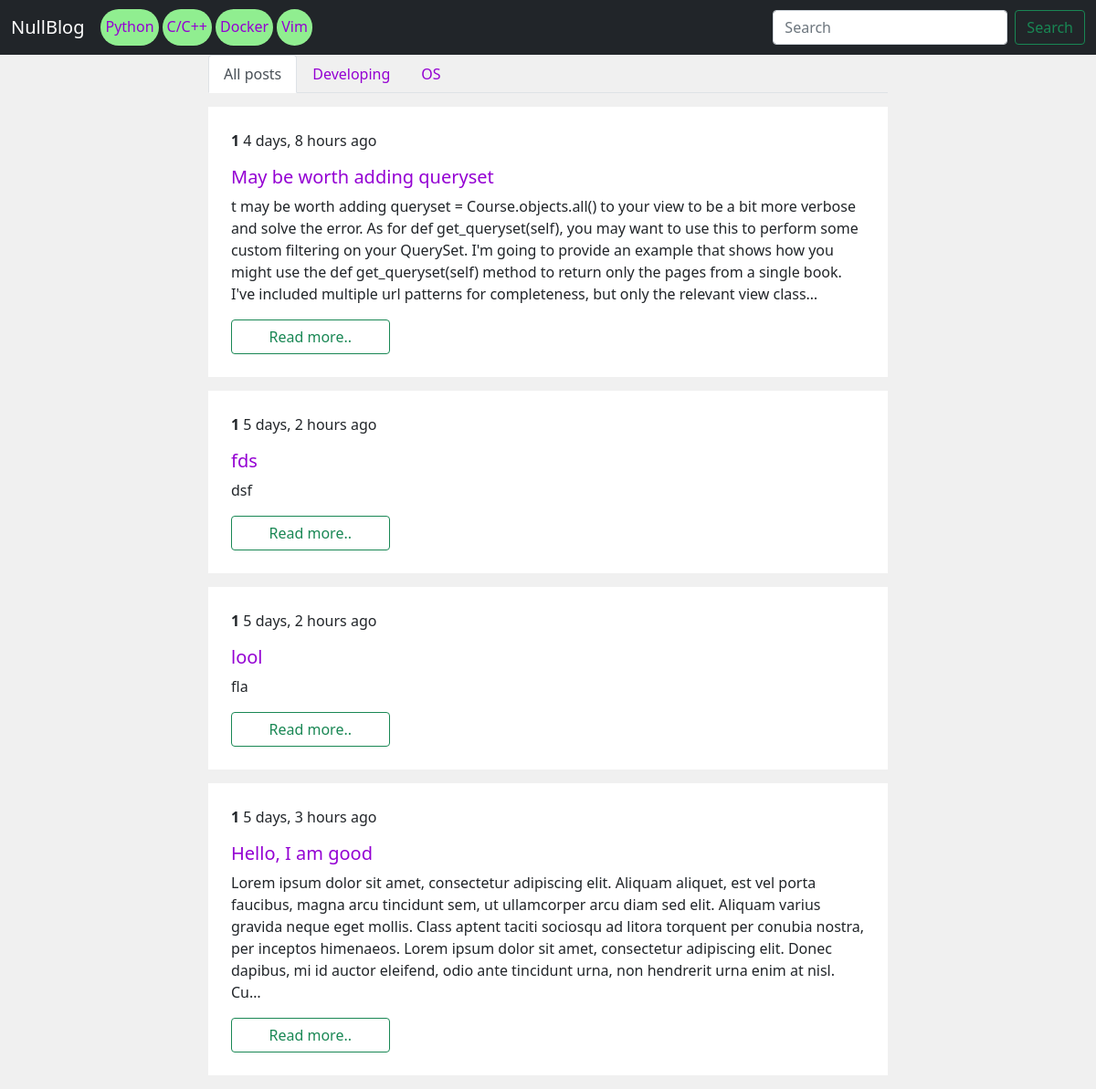
Before: / with the older database file.
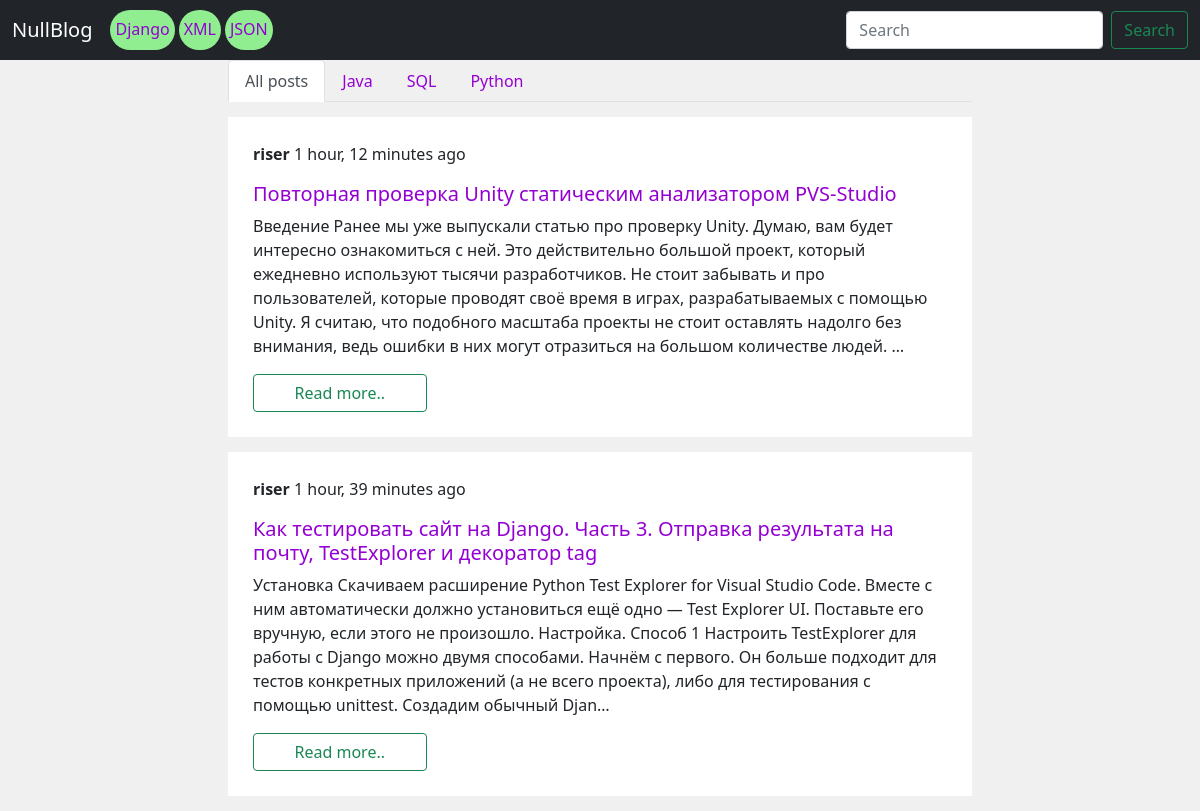
After: the same page with the newer database file.
### blog/models.py (models this page shows)
class Tag(models.Model):
    name = models.CharField(max_length=100)
    slug = models.SlugField(max_length=100)
    def __str__(self):
        return self.name

class Category(models.Model):
    name = models.CharField(max_length=100)
    slug = models.SlugField(max_length=100)
    def __str__(self):
        return self.name

class Post(models.Model):
    class NewManager(models.Manager):
        def get_queryset(self):
            return super().get_queryset().filter(status=Post.Status.PUBLISHED)
    class Status(models.TextChoices):
        DRAFT = 'draft'
        PUBLISHED = 'published'
    title = models.CharField(max_length=250)
    photo = models.ImageField(upload_to=user_directory_path, default='photos/default.png')
    category = models.ForeignKey(Category, on_delete=models.PROTECT, default=1)
    tags = models.ManyToManyField(Tag)
    slug = models.SlugField(max_length=250, unique_for_date='publish_date')
    publish_date = models.DateTimeField(default=timezone.now)
    author = models.ForeignKey(User, on_delete=models.CASCADE, related_name='blog_posts', default=User)
    content = models.TextField()
    status = models.CharField(max_length=10, choices=Status.choices, default=Status.DRAFT)
    objects = models.Manager()
    newmanager = NewManager()
    def get_absolute_url(self):
        return reverse('blog:post_single', args=[self.slug])
    class Meta:
        get_latest_by = ['publish_date']
        ordering = ['-publish_date']
    def __str__(self):
        return self.title

### blog/views.py (the view)
# urls.py: path('', views.home, name='homepage'),
def home(request):
    context = {
        'posts': models.Post.newmanager.all(),
        'categories': models.Category.objects.all(),
        'tags': models.Tag.objects.all()
    }
    return render(request, 'blog/home.html', context)

### blog/templates/blog/home.html (shortened to what this page needs)
{% extends 'base.html' %}
{% block content %}
    <div class="container">
        <div class="d-flex justify-content-center">
            <div class="col-md-8">
                <ul class="nav nav-tabs  sticky-top" style="background-color: #F0F0F0">
                    <li class="nav-item">
                        <a class="nav-link active" aria-current="page" href="{% url 'blog:homepage' %}">All posts</a>
                    </li>
                  {% for category in categories %}
                     <li class="nav-item">
                        <a class="nav-link" href="{% url 'blog:category' category.slug %}">{{ category }}</a>
                    </li>
                  {% endfor %}
                </ul>
                {% for post in posts %}
                    {% include 'inc/card.html' %}
                {% endfor %}
            </div>
            </div>
        </div>
{% endblock %}

### templates/base.html (shortened to what this page needs)
<!doctype html>
<html lang="en">
  <head>
    <link rel="stylesheet" href="https://use.fontawesome.com/releases/v5.8.1/css/all.css">
    <link href="https://cdn.jsdelivr.net/npm/bootstrap@5.1.3/dist/css/bootstrap.min.css" rel="stylesheet">
  </head>
    <body style="background-color: #F0F0F0">
    {% include 'inc/navbar.html' %}
    {% block content %}{% endblock %}
  </body>
</html>

### templates/inc/navbar.html (shortened to what this page needs)
<nav class="navbar navbar-expand-lg navbar-dark bg-dark">
  <div class="container-fluid">
    <a class="navbar-brand" href="{% url 'blog:homepage' %}">NullBlog</a>
    <div class="collapse navbar-collapse" id="navbarSupportedContent">
      <ul class="navbar-nav me-auto mb-2 mb-lg-0">
        {% for tag in tags %}
        <span style="text-size: 2px; height: 40px; border: 0px solid black; background-color: lightgreen; border-radius: 30px; margin: 2px; padding: 5px; padding-top: 7px;">
                        <a href="{% url 'blog:tag' tag.slug %}">{{ tag }}</a>
                    </span>
        {% endfor %}
      </ul>
      <form class="d-flex">
        <input class="form-control me-2" type="search" placeholder="Search" aria-label="Search">
        <button class="btn btn-outline-success" type="submit">Search</button>
      </form>
    </div>
  </div>
</nav>

### templates/inc/card.html
<div class="d-flex flex-column" style="background-color: white; padding: 25px; margin-top: 15px; margin-bottom: 15px;">
    <p><strong>{{ post.author }}</strong> {{ post.publish_date | timesince }} ago</p>
        <h5><a href="{{ post.get_absolute_url }}">{{ post | truncatechars:100}}</a></h5>
    <p>{{ post.content | truncatechars:450 }}</p>
    <a href="{% url 'blog:post_single' post.slug %}">
    <button type="button" class="btn btn-outline-success col-sm-3">Read more..</button>
    </a>
</div>

### templates/base.html (style rules this page uses)
a:link { color: darkviolet; text-decoration: none; }

Changed rows visible on the page:
removed Tag: name "Python"
removed Tag: name "C/C++"
removed Tag: name "Docker"
removed Tag: name "Vim"
removed Category: name "Developing"
removed Post: author "1", publish_date "4 days, 8 hours", title "May be worth adding queryset", content "t may be worth adding queryset = Course.objects.all() to your view to be a bit more verbose and solve the error. As for def get_queryset(self), you may want to use this to perform some custom filtering on your QuerySet. I'm going to provide an example that shows how you might use the def get_queryset(self) method to return only the pages from a single book. I've included multiple url patterns for completeness, but only the relevant view class…"
removed Post: author "1", publish_date "5 days, 2 hours", title "fds", content "dsf"
added Tag: name "Django"
added Tag: name "XML"
added Tag: name "JSON"
changed Category: name "OS" → "Java"
added Category: name "SQL"
added Category: name "Python"
changed Post: author "1" → "riser"; publish_date "5 days, 2 hours" → "1 hour, 12 minutes"; title "lool" → "Повторная проверка Unity статическим анализатором PVS-Studio"; content "fla" → "Введение Ранее мы уже выпускали статью про проверку Unity. Думаю, вам будет интересно ознакомиться с ней. Это действительно большой проект, который ежедневно используют тысячи разработчиков. Не стоит забывать и про пользователей, которые проводят своё время в играх, разрабатываемых с помощью Unity. Я считаю, что подобного масштаба проекты не стоит оставлять надолго без внимания, ведь ошибки в них могут отразиться на большом количестве людей. …"
changed Post: author "1" → "riser"; publish_date "5 days, 3 hours" → "1 hour, 39 minutes"; title "Hello, I am good" → "Как тестировать сайт на Django. Часть 3. Отправка результата на почту, TestExplorer и декоратор tag"; content "Lorem ipsum dolor sit amet, consectetur adipiscing elit. Aliquam aliquet, est vel porta faucibus, magna arcu tincidunt sem, ut ullamcorper arcu diam sed elit. Aliquam varius gravida neque eget mollis. Class aptent taciti sociosqu ad litora torquent per conubia nostra, per inceptos himenaeos. Lorem ipsum dolor sit amet, consectetur adipiscing elit. Donec dapibus, mi id auctor eleifend, odio ante tincidunt urna, non hendrerit urna enim at nisl. Cu…" → "Установка Скачиваем расширение Python Test Explorer for Visual Studio Code. Вместе с ним автоматически должно установиться ещё одно — Test Explorer UI. Поставьте его вручную, если этого не произошло. Настройка. Способ 1 Настроить TestExplorer для работы с Django можно двумя способами. Начнём с первого. Он больше подходит для тестов конкретных приложений (а не всего проекта), либо для тестирования с помощью unittest. Создадим обычный Djan…"
